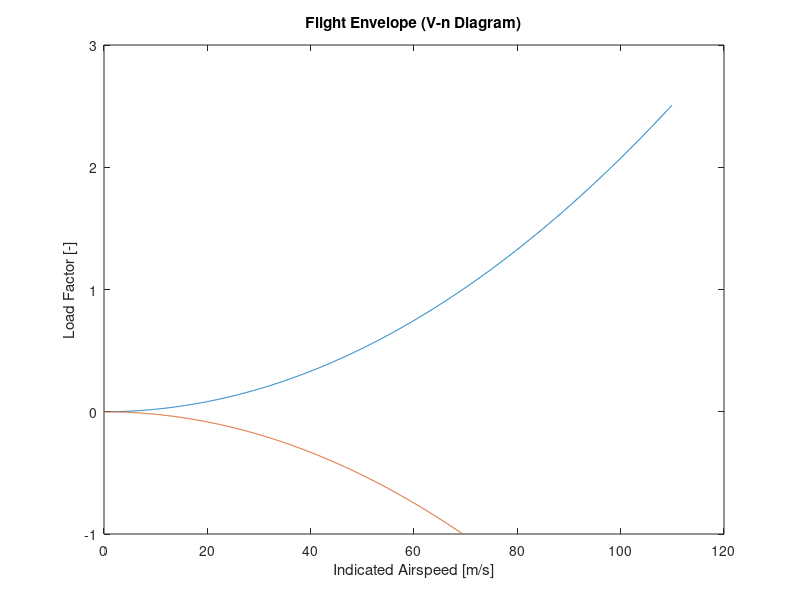

Reproduce this figure in MATLAB.
clc % clear command line
clear % clear workspace to reduce RAM pressure
close % close figures
% info for building flight envelope are obtained from 'V-n diagram" from
% SEAD

step = 0.1 % time step
%% Conversions
kg_to_lbs = 2.20462;
lbs_to_N = 4.4482216282509;

%% Inputs
W_TO = 22000 * kg_to_lbs; % [lbs] 
CL_Max = 1.218; % [-]
CL_Min = -CL_Max; % [-]
rho_SL = 1.225; % [kg/m3]
S = 60; % [m2]
V = 0:0.5:200; % [m/s]

% constants
g = 9.81; % [m/s^2]
%% Functions

%% Maximum limit load factors (CS-25)

% Maximum positive limit load factor, n_max
if W_TO > 50000
    n_max = 2.5;
elseif W_TO > 4100
    n_max = 2.1 + (24000/(W_TO + 10000));
else
    n_max = 3.8;
end

% Maximum negative limit load factor, n_max_negative
n_max_negative = -1 * n_max; % according to CS-25

% Calculation of relevant speeds
V_S = sqrt(W_TO*lbs_to_N/(0.5*rho_SL*S*CL_Max)); % 1g stall speed
V_A = V_S*sqrt(n_max); % positive design manoeuvring speed

V_SnegG = sqrt(-W_TO*lbs_to_N/(0.5*rho_SL*S*CL_Min)); % -1g stall speed
V_H = V_SnegG*sqrt(-n_max_negative); % negative design manoeuvring speed

%Make lines
V_0Avec = 0:step:V_A; % speed vector for positive loading
curve_0A = 0.5*rho_SL*V_0Avec.^2*CL_Max/(W_TO*lbs_to_N/S); 

V_0Hvec = 0:step:V_SnegG;
curve_0H = 0.5*rho_SL*V_0Hvec.^2*CL_Min/(W_TO*lbs_to_N/S);
%% Create flight envelope


figure('Name', 'Flight Envelope (V-n Diagram)')
plot(V_0Avec, curve_0A)
hold on
plot(V_0Hvec, curve_0H)
title('Flight Envelope (V-n Diagram)')
xlabel('Indicated Airspeed [m/s]')
ylabel('Load Factor [-]')